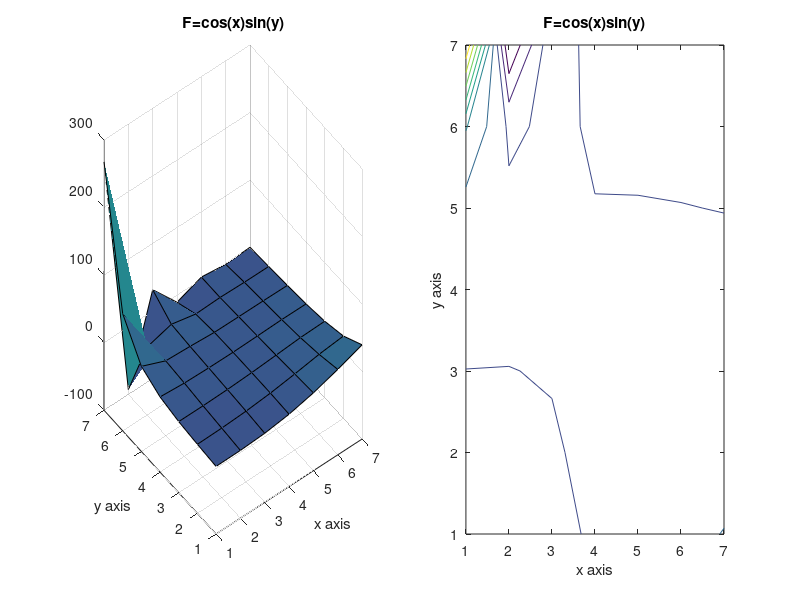

This chart was generated by the following MATLAB code:
%Matlab Code to solve Poisson's equation with Gauss Seidel Method with the following conditions in the problem statement. 
% Jose Chavez  1161146 
clear all; clc; 

%% Given Conditions 
ax = 0;
ay = 0;
bx = 2*pi;
by = 2*pi; 
MI=input('Value of X Intenal Nodes='); % Number of points on the internal nodes for N and M%
NI=input('Value of Y Internal Nodes='); 
tic
M=NI+2; %Number of points including exterior boundary points for Ne and Me%
N=MI+2; 
% this generates the x and y values that will be used to calculate 
x = linspace(0,2*pi,N); 
y = linspace(0,2*pi,M); 
%% 

U = ones(N,M); %U initial guess %

% For loop solving for right hand side with F equation with i,j indices% 
for i=1:length(x); 
    for j=1:length(y); 
F(i,j) = cos ( (0.5*pi)* (2*((x(i)-ax) / (bx - ax))+1 )).*sin( pi*((y(j)-ay) / (by -ay))); 
    end 
end 

%% Boundary Conditions for "top" and "bottom" 

% Bottom boundary values 
U(1,:) = ((x - ax).^2 ) .* sin( (pi *(x- ax)) / (2*(bx-ax)) ) ; 

% Top boundary values 
U(MI+2,:)= cos (pi*(x-ax)).*cosh(bx-x); 

% place these known values in the solution grid 

%% Left and Right Boundary points 
%   Using the given neumann condition yields special cases of the Gauss-siedel iteration that can be used along entire "side" boundaries. 
%   F and U is computed in solution grid 
% Multipliers that are used in the iterations. 
dx = 2*pi/(MI+1); 
B = 1/dx.^2;
dy = 2*pi/(NI+1); 
C = 1/dy.^2;
den= -2*(B+C); 

% Normalize Multipliers%
B = B/den; 
C = C/den; 
F = F/den; 
den = 1; 
error=10; 
error_iterations=0;
% check for diagonal dominance of elements 
abs(den) >= abs(2*B+2*C)
while error>10^-10; 
    W=U; 

for i = 2:MI+1; 
     
    % Left boundary 
    U(i,1) = den*(  F(i,1) - (2*B)*U(i,2) - C*U(i-1,1) - C*U(i+1,1) );
    
    % Right Boundary 
    U(i,MI+2) = den*(  F(i,MI+2) - (2*B)*U(i,MI+1) - C*U(i-1,MI+2) - C*U(i+1,MI+2) ); 
end 

%% Gauss-Siedel iterating the general U equation%

for i = 2:MI+1; 
    for j = 2:NI+1; 
        U(i,j) = den*(  F(i,j) - C*U(i+1,j) - C*U(i-1,j)- B*U(i,j+1) - B*U(i,j-1) ); 
    end 
end 
error=abs(max(max(((W-U)./W)))); 
error_iterations=error_iterations+1;
end 
toc 
error_iterations
figure 
subplot(1,2,1),surf(U),xlabel('x axis'),ylabel('y axis'),title('F=cos(x)sin(y)');

subplot(1,2,2),contour(U),xlabel('x axis'),ylabel('y axis'),title('F=cos(x)sin(y)');
